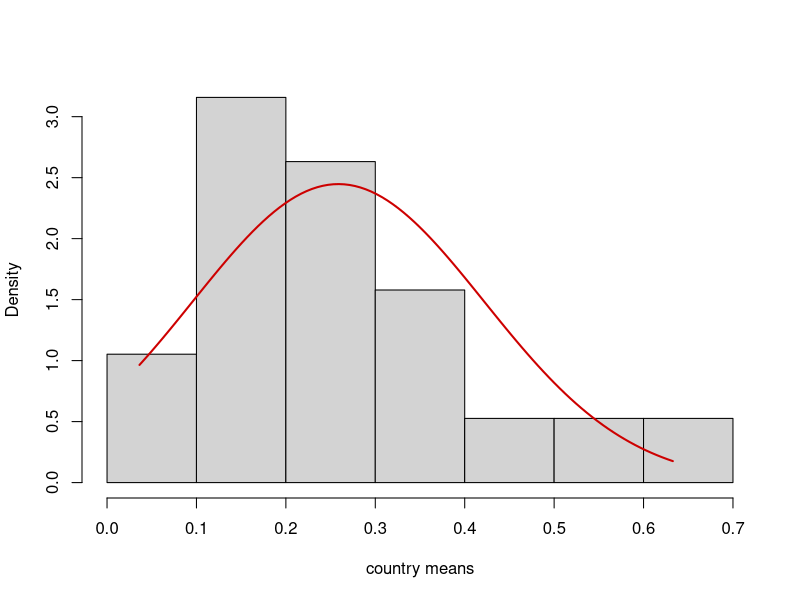
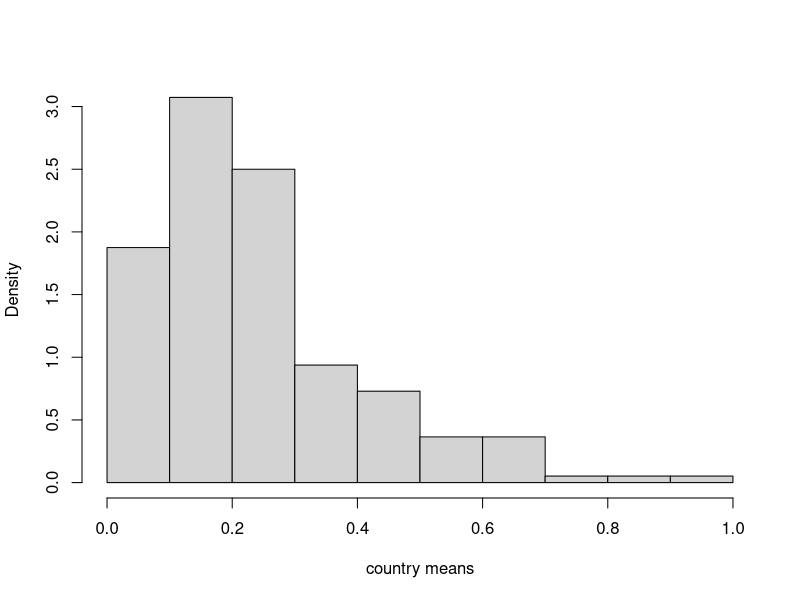
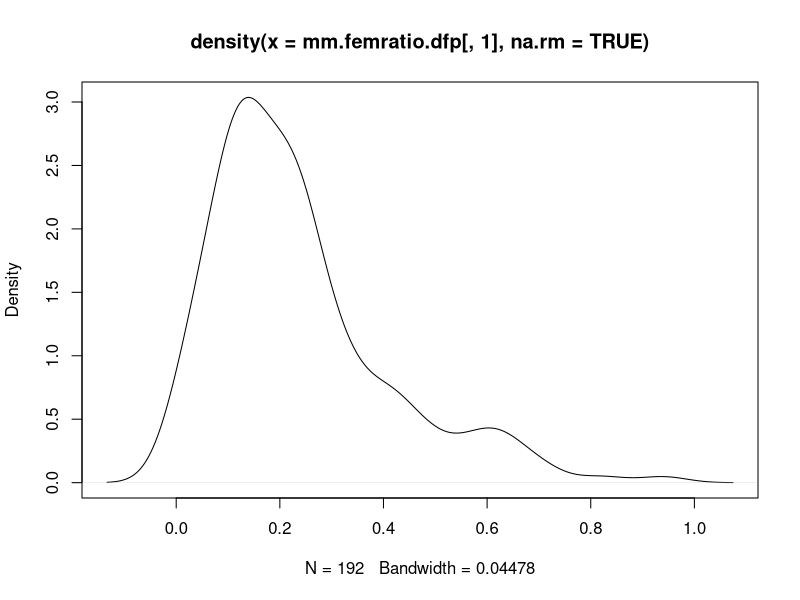
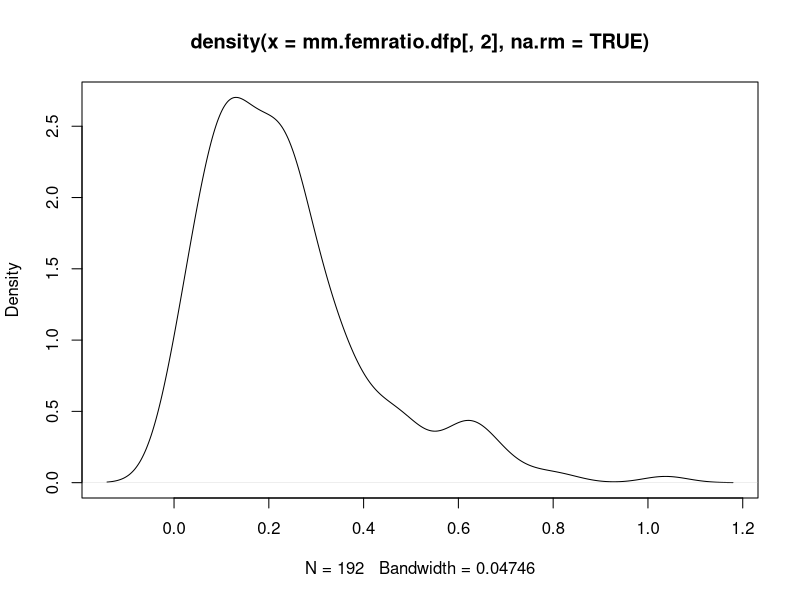
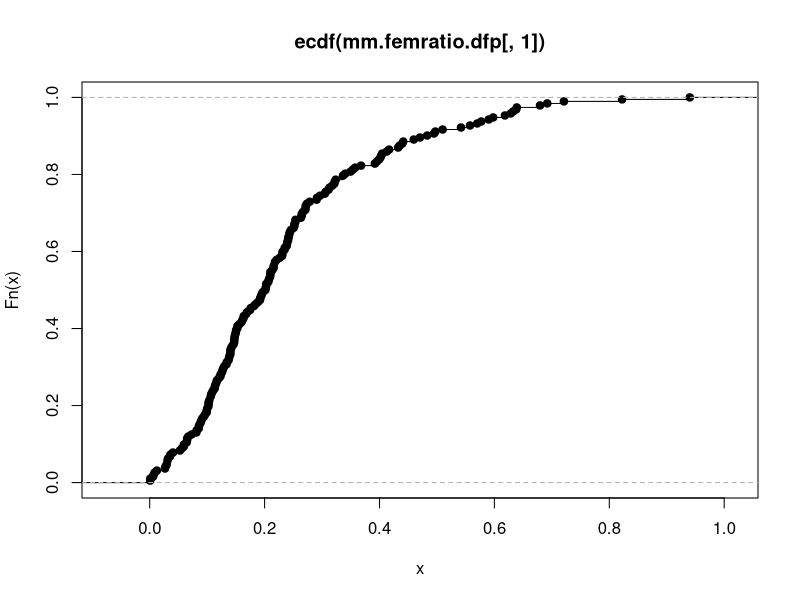
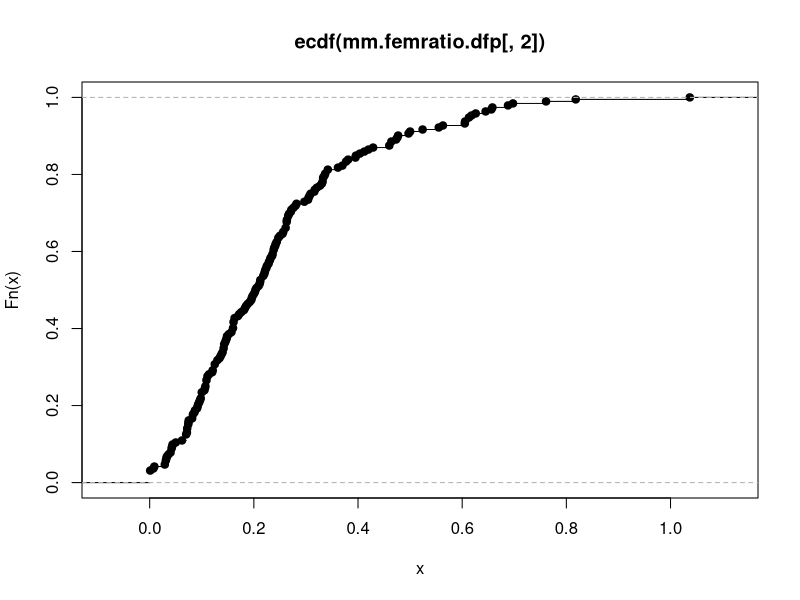
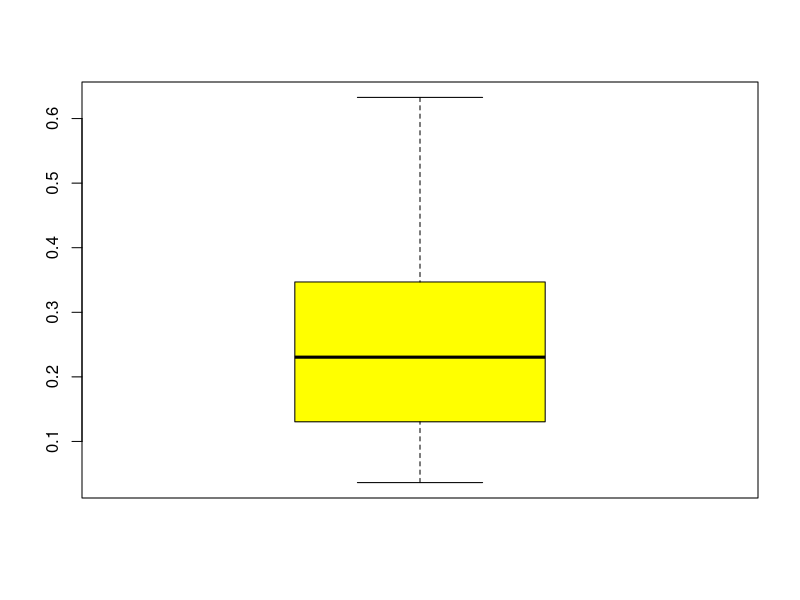
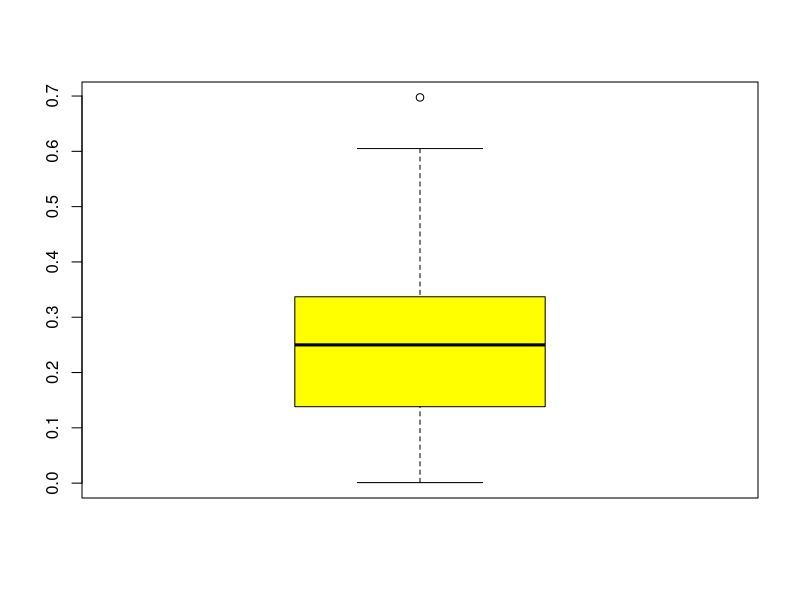

Source code (R) for these figures, in order: (Note: this script raises an error after producing the figures.)
#Download the csv file
femratio = read.csv(file ="femratio.csv" , sep = ";", head = TRUE)
head(femratio)

#Substitute Missing Information
femratio[femratio==".."]=NA
head(femratio)

#Translate into numeric Data
femratio[,1] = sapply(femratio[,1], as.character)
femratio[,1] = sapply(femratio[,1], as.numeric)
femratio[,3:10] = sapply(femratio[,3:10], as.character)
femratio[,3:10] = sapply(femratio[,3:10], as.numeric)
head(femratio)

#Name the columns
femratio.names=c("HDI.rank", "country", "2000", "2005", "2008":"2013")
colnames(femratio)=femratio.names
head(femratio)

##Eliminate the non analyzed nations and create a row vector
g20 = factor(c("Argentina", "Australia", "Brazil", "Canada", "China", "France", "Germany", "India", "Indonesia", "Italy", "Japan", "Korea (South)", "Mexico", "Russia", "Saudi Arabia", "South Africa", "Turkey", "United Kingdom", "United States of America"))
femratio.g20 = subset(femratio, femratio$country == "Argentina" | femratio$country == "Australia" | femratio$country == "Brazil" | femratio$country == "Canada" | femratio$country == "China" | femratio$country == "France" | femratio$country == "Germany" | femratio$country == "India" | femratio$country == "Indonesia" | femratio$country =="Italy" | femratio$country == "Japan" | femratio$country == "Korea (Republic of)" | femratio$country == "Mexico" | femratio$country == "Russian Federation" | femratio$country == "Saudi Arabia" | femratio$country == "South Africa" | femratio$country == "Turkey" | femratio$country == "United Kingdom" | femratio$country == "United States")
head(femratio.g20)

#Sort alfabetically
femratio.g20 = femratio.g20[order(femratio.g20[,2], decreasing=FALSE),]

#determine the rows
rownames(femratio) = femratio[,2]
femratio[,1] = NULL
head(femratio)

#summary statistics
summary(femratio.g20)
sd(femratio.g20[,2],na.rm=TRUE)
sd(femratio.g20[,3],na.rm=TRUE)
sd(femratio.g20[,4],na.rm=TRUE)
sd(femratio.g20[,5],na.rm=TRUE)
sd(femratio.g20[,6],na.rm=TRUE)
sd(femratio.g20[,7],na.rm=TRUE)
sd(femratio.g20[,8],na.rm=TRUE)
sd(femratio.g20[,9],na.rm=TRUE)

#determine the rows
rownames(femratio.g20) = g20
femratio.g20$country = NULL
femratio.g20$HDI.rank = NULL
head(femratio.g20)
head(femratio)
femratio$"country"=NULL

# transposed frame
femratio.g20t = t(femratio.g20)
femratio.t=t(femratio)

#Determine the mean 
means.femratio = c(rowMeans(femratio.g20, na.rm=TRUE))
means.femratio.p=c(rowMeans(femratio, na.rm=TRUE))
means.femratio
means.femratio.p

install.packages("matrixStats")
library("matrixStats")
median.femratio=c(colMedians(femratio.g20t,na.rm=TRUE))
median.femratio.p=c(colMedians(femratio.t,  na.rm=TRUE))
mm.femratio.df = data.frame(means.femratio,median.femratio)
mm.femratio.dfp=data.frame(means.femratio.p,median.femratio.p)
mm.femratio.df
head(mm.femratio.dfp)

subset(mm.femratio.df,mm.femratio.df$means.femratio < mean(mm.femratio.df[,1]))
subset(mm.femratio.df,mm.femratio.df$means.femratio > mean(mm.femratio.df[,1]))
subset(mm.femratio.df,mm.femratio.df$median.femratio < median(mm.femratio.df[,2]))
subset(mm.femratio.df,mm.femratio.df$median.femratio > median(mm.femratio.df[,2]))

# graphics from ebor
hist(mm.femratio.df$means.femratio, freq = FALSE, xlab = 'country means', main = NULL)
g = seq(min(mm.femratio.df$means.femratio), max(mm.femratio.df$means.femratio), length = 100)
dens.nrom = dnorm(g,mean(mm.femratio.df$means.femratio), sd(mm.femratio.df$means.femratio))
lines(g, dens.nrom, col = "red3", lwd=2)

hist(mm.femratio.dfp$means.femratio.p, freq = FALSE, xlab = 'country means', main = NULL)
g = seq(min(mm.femratio.dfp$means.femratio.p, na.rm=TRUE), max(mm.femratio.dfp$means.femratio.p, na.rm=TRUE), length = 100)
dens.nrom = dnorm(g,mean(mm.femratio.dfp$means.femratio.p), sd(mm.femratio.dfp$means.femratio.p))
lines(g, dens.nrom, col = "red3", lwd=2)

#Summary statistics (raczej tu niepotrzebne, bo to wewn?trz kraju)
summary(femratio.g20)
sd(femratio.g20[,2], na.rm=TRUE)
sd(femratio.g20[,3], na.rm=TRUE)
sd(femratio.g20[,4], na.rm=TRUE)
sd(femratio.g20[,5], na.rm=TRUE)

# Which are the countries with the lowest/highest values
# means
rownames(mm.femratio.df[which(mm.femratio.df[,1] == min(mm.femratio.df[,1])),])
rownames(mm.femratio.df[which(mm.femratio.df[,1] == max(mm.femratio.df[,1])),])

# medians
rownames(mm.femratio.df[which(mm.femratio.df[,2] == max(mm.femratio.df[,2])),])
rownames(mm.femratio.df[which(mm.femratio.df[,2] == min(mm.femratio.df[,2])),])

#KDE using gaussian Kernel
density(mm.femratio.dfp[,1], na.rm=TRUE)
plot(density(mm.femratio.dfp[,1], na.rm=TRUE))
plot(density(mm.femratio.dfp[,2],na.rm=TRUE))

#Emperical cdf
ecdf(mm.femratio.dfp[,1])
plot(ecdf(mm.femratio.dfp[,1]))
ecdf(mm.femratio.dfp[,2])
plot(ecdf(mm.femratio.dfp[,2]))

#Boxplot comparison
boxplot(mm.femratio.df[,1], col="yellow", varwith=TRUE, outline=TRUE)
boxplot(mm.femratio.df[,2], col="yellow", varwith=TRUE, outline=TRUE)

# correlation matrix (w tym przypadku raczej bez sensu)
cor.femratio.LE = cor(mm.femratio.df[,1], mm.femratio.df[,2])
cor.femratio.LE = cor(na.omit(mm.femratio.df))
cor.femratio.LE

#Covariances (here makes no sense)
cov(mm.femratio.df[,1],mm.femratio.df[,2])
plot(mm.femratio.df[,1]~mm.femratio.df[,2])

# Plot values for different countries
plot(means.femratio, xaxt = "n", pch = 16, col = ifelse(means.femratio < mean(means.femratio), "red", "green"), xlab = "Country", ylab = "femratio")
abline(mean(means.femratio), b = 0, col = "blue")
text(mean(means.femratio), "mean", pos = 3)
text(means.femratio, rownames(data.frame(means.femratio)), cex = 0.7, pos = 1)
title("Countries with femratio above/below the mean")

#We now transfor the data in order to fitt it with the entrepreneurial data the operation is as follows.
1: #create a vector with the row names of the large matrix
2: # Add this vector to the data frame
3: # Create a subset with the countries that belong to the entrepreneurship data from the new vector
4: # The dimention must be 100 if it is not 100 we check for differences
5: # Check for diferences between the vector and our entrepreneurial data this differences are mostly because of the name
6: # look for the countries with different names and change their name as it is in the Entrepreneurship data (This step must be done after step one)
7: #leave outside Tonga Islands, Puerto Rico and Taiwan
8: #Check that the new dimention is 100
vector=rownames(mm.femratio.dfp)
vector[62]="Malaysia"
vector[64]="Trinidad & Tobago"
vector[5]="United States of America"
vector[113]="Bolivia"
vector[86]="Bosnia & Herzegovina"
vector[16]="Hong Kong"
vector[75]="Iran"
vector[15]= "Korea (South)"
vector[84]= "Macedonia" 
vector[107]="Palestine" 
vector[57]="Russia"
vector[38]="Slovak Republic" 
vector[118]="Syria"
vector[121]="Vietnam"
vector[67]="Venezuela"  
analysis.femratio=data.frame(mm.femratio.dfp, vector)
mm.femratio.a = subset(analysis.femratio, vector%in%rownames(oppo))
dim(mm.femratio.a)
head(mm.femratio.a)

Dif=setdiff(rownames(oppo), mm.femratio.a$vector)
Dif=Dif[order(Dif,decreasing=FALSE)]
Dif

mm.femratio.a[,3]=NULL

# males vs females plot
# create a vector of males ratio
means.maleratio = c(1 - means.femratio)
# create a matrix o male and female ratios
A = matrix(c(means.femratio, means.maleratio), ncol = 2)
# make a plot
barplot(t(A), col = ifelse(A == A[1,], "pink", "lightblue"), names.arg = rownames(data.frame(means.femratio)), las = 3, cex.names = 0.7, main = "male vs. female ratio of parliamentary seats")
abline(0.5, 0, col = "blue")

